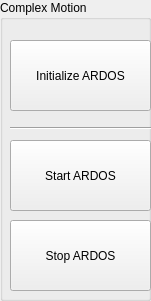
   <widget class="QGroupBox" name="gbComplexMoves">
    <property name="geometry">
     <rect>
      <x>810</x>
      <y>10</y>
      <width>151</width>
      <height>301</height>
     </rect>
    </property>
    <property name="title">
     <string>Complex Motion</string>
    </property>
    <widget class="QPushButton" name="pbInitArdos">
     <property name="geometry">
      <rect>
       <x>10</x>
       <y>40</y>
       <width>141</width>
       <height>71</height>
      </rect>
     </property>
     <property name="text">
      <string>Initialize ARDOS</string>
     </property>
    </widget>
    <widget class="Line" name="line">
     <property name="geometry">
      <rect>
       <x>10</x>
       <y>120</y>
       <width>211</width>
       <height>16</height>
      </rect>
     </property>
     <property name="orientation">
      <enum>Qt::Horizontal</enum>
     </property>
    </widget>
    <widget class="QPushButton" name="pbStartARDOS">
     <property name="geometry">
      <rect>
       <x>10</x>
       <y>140</y>
       <width>141</width>
       <height>71</height>
      </rect>
     </property>
     <property name="text">
      <string>Start ARDOS</string>
     </property>
    </widget>
    <widget class="QPushButton" name="pbEmergencyStop">
     <property name="geometry">
      <rect>
       <x>10</x>
       <y>220</y>
       <width>141</width>
       <height>71</height>
      </rect>
     </property>
     <property name="text">
      <string>Stop ARDOS</string>
     </property>
    </widget>
   </widget>
